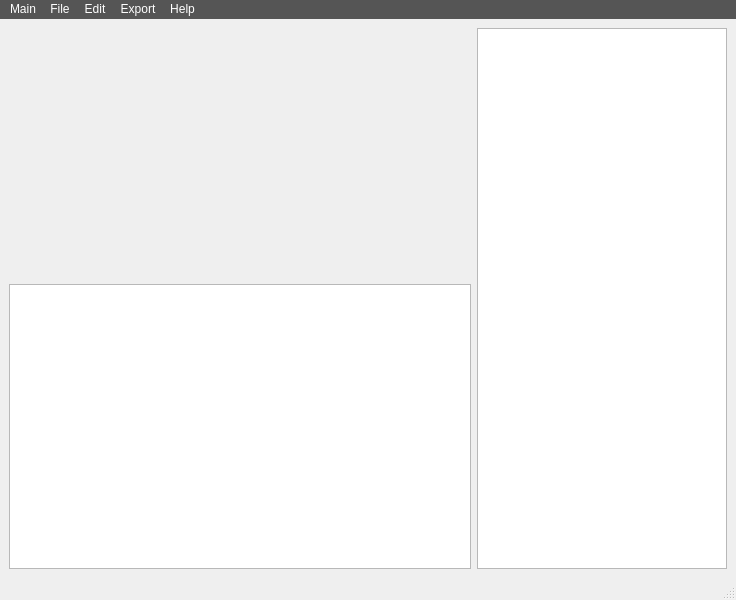
<?xml version="1.0" encoding="UTF-8"?>
<ui version="4.0">
 <class>MainWindow</class>
 <widget class="QMainWindow" name="MainWindow">
  <property name="geometry">
   <rect>
    <x>0</x>
    <y>0</y>
    <width>736</width>
    <height>600</height>
   </rect>
  </property>
  <property name="windowTitle">
   <string>MainWindow</string>
  </property>
  <property name="autoFillBackground">
   <bool>false</bool>
  </property>
  <property name="styleSheet">
   <string notr="true">padding: 0;
margin: 0;</string>
  </property>
  <widget class="QWidget" name="centralwidget">
   <layout class="QGridLayout" name="gridLayout">
    <item row="0" column="0">
     <layout class="QHBoxLayout" name="horizontalLayout_2">
      <item>
       <layout class="QVBoxLayout" name="mediaLayout">
        <property name="spacing">
         <number>-1</number>
        </property>
        <item>
         <widget class="VideoPlayer" name="playerWidget" native="true">
          <property name="minimumSize">
           <size>
            <width>300</width>
            <height>250</height>
           </size>
          </property>
          <property name="maximumSize">
           <size>
            <width>16777215</width>
            <height>500</height>
           </size>
          </property>
          <property name="styleSheet">
           <string notr="true">margin: 0;
padding: 0;</string>
          </property>
         </widget>
        </item>
        <item>
         <widget class="QChartView" name="graphicsView">
          <property name="minimumSize">
           <size>
            <width>300</width>
            <height>200</height>
           </size>
          </property>
          <property name="maximumSize">
           <size>
            <width>16777215</width>
            <height>450</height>
           </size>
          </property>
         </widget>
        </item>
       </layout>
      </item>
      <item>
       <widget class="QTextEdit" name="captionArea">
        <property name="minimumSize">
         <size>
          <width>150</width>
          <height>100</height>
         </size>
        </property>
        <property name="maximumSize">
         <size>
          <width>250</width>
          <height>16777215</height>
         </size>
        </property>
        <property name="focusPolicy">
         <enum>Qt::ClickFocus</enum>
        </property>
        <property name="autoFillBackground">
         <bool>false</bool>
        </property>
       </widget>
      </item>
     </layout>
    </item>
   </layout>
  </widget>
  <widget class="QMenuBar" name="menubar">
   <property name="geometry">
    <rect>
     <x>0</x>
     <y>0</y>
     <width>736</width>
     <height>22</height>
    </rect>
   </property>
   <property name="styleSheet">
    <string notr="true">background-color:  #555;
color: white;</string>
   </property>
   <widget class="QMenu" name="menuMain">
    <property name="title">
     <string>Main</string>
    </property>
    <addaction name="actionQuit"/>
    <addaction name="separator"/>
    <addaction name="actionAbout_the_App"/>
   </widget>
   <widget class="QMenu" name="menuFile">
    <property name="title">
     <string>File</string>
    </property>
    <widget class="QMenu" name="menuOpen">
     <property name="title">
      <string>Open</string>
     </property>
     <addaction name="actionOpen_Project"/>
     <addaction name="actionOpen_Recent_Projects"/>
    </widget>
    <addaction name="actionLoad_Media"/>
    <addaction name="actionNew_Project"/>
    <addaction name="menuOpen"/>
    <addaction name="separator"/>
    <addaction name="actionSave_2"/>
    <addaction name="actionSave_As"/>
   </widget>
   <widget class="QMenu" name="menuEdit">
    <property name="title">
     <string>Edit</string>
    </property>
    <addaction name="actionUndo"/>
    <addaction name="actionRedo"/>
    <addaction name="separator"/>
    <addaction name="actionCut"/>
    <addaction name="actionCopy"/>
    <addaction name="actionPaste"/>
    <addaction name="actionDelete"/>
    <addaction name="separator"/>
    <addaction name="actionSelect_All"/>
   </widget>
   <widget class="QMenu" name="menuHelp">
    <property name="title">
     <string>Export</string>
    </property>
    <addaction name="actionExport_to_SRT"/>
    <addaction name="actionExport_to_Text"/>
   </widget>
   <widget class="QMenu" name="menuHelp_2">
    <property name="title">
     <string>Help</string>
    </property>
    <addaction name="actionDocuments"/>
   </widget>
   <addaction name="menuMain"/>
   <addaction name="menuFile"/>
   <addaction name="menuEdit"/>
   <addaction name="menuHelp"/>
   <addaction name="menuHelp_2"/>
  </widget>
  <widget class="QStatusBar" name="statusbar"/>
  <action name="actionAbout_the_App">
   <property name="text">
    <string>About the App</string>
   </property>
  </action>
  <action name="actionDocuments">
   <property name="text">
    <string>Documents</string>
   </property>
  </action>
  <action name="actionExport_to_Text">
   <property name="text">
    <string>Export to Pure Text</string>
   </property>
   <property name="shortcut">
    <string>Ctrl+Alt+E</string>
   </property>
  </action>
  <action name="actionExport_to_SRT">
   <property name="text">
    <string>Export to SRT</string>
   </property>
   <property name="shortcut">
    <string>Ctrl+E</string>
   </property>
  </action>
  <action name="actionSelect_All">
   <property name="text">
    <string>Select All</string>
   </property>
   <property name="shortcut">
    <string>Ctrl+A</string>
   </property>
  </action>
  <action name="actionDelete">
   <property name="text">
    <string>Delete</string>
   </property>
   <property name="shortcut">
    <string>Backspace</string>
   </property>
  </action>
  <action name="actionPaste">
   <property name="text">
    <string>Paste</string>
   </property>
   <property name="shortcut">
    <string>Ctrl+V</string>
   </property>
  </action>
  <action name="actionCopy">
   <property name="text">
    <string>Copy</string>
   </property>
   <property name="shortcut">
    <string>Ctrl+C</string>
   </property>
  </action>
  <action name="actionCut">
   <property name="text">
    <string>Cut</string>
   </property>
   <property name="shortcut">
    <string>Ctrl+X</string>
   </property>
  </action>
  <action name="actionRedo">
   <property name="text">
    <string>Redo</string>
   </property>
   <property name="shortcut">
    <string>Ctrl+Shift+Z</string>
   </property>
  </action>
  <action name="actionUndo">
   <property name="text">
    <string>Undo</string>
   </property>
   <property name="shortcut">
    <string>Ctrl+Z</string>
   </property>
  </action>
  <action name="actionNew_Project">
   <property name="text">
    <string>New Project</string>
   </property>
   <property name="shortcut">
    <string>Ctrl+N</string>
   </property>
  </action>
  <action name="actionSave">
   <property name="text">
    <string>Save</string>
   </property>
   <property name="shortcut">
    <string>Ctrl+S</string>
   </property>
  </action>
  <action name="actionLoad_Media">
   <property name="text">
    <string>Load Video or Audio</string>
   </property>
   <property name="shortcut">
    <string>Ctrl+L</string>
   </property>
  </action>
  <action name="actionQuit">
   <property name="text">
    <string>Quit the App</string>
   </property>
   <property name="toolTip">
    <string>Quit the entire editor</string>
   </property>
   <property name="shortcut">
    <string>Ctrl+Q</string>
   </property>
  </action>
  <action name="actionSave_2">
   <property name="text">
    <string>Save</string>
   </property>
   <property name="shortcut">
    <string>Ctrl+S</string>
   </property>
  </action>
  <action name="actionSave_As">
   <property name="text">
    <string>Save As</string>
   </property>
   <property name="shortcut">
    <string>Ctrl+R</string>
   </property>
  </action>
  <action name="actionOpen_Project">
   <property name="text">
    <string>Open Project</string>
   </property>
   <property name="shortcut">
    <string>Ctrl+O</string>
   </property>
  </action>
  <action name="actionOpen_Recent_Projects">
   <property name="text">
    <string>Open Recent Projects...</string>
   </property>
   <property name="shortcut">
    <string>Ctrl+Shift+O</string>
   </property>
  </action>
 </widget>
 <customwidgets>
  <customwidget>
   <class>QChartView</class>
   <extends>QGraphicsView</extends>
   <header>QtCharts</header>
  </customwidget>
  <customwidget>
   <class>VideoPlayer</class>
   <extends>QWidget</extends>
   <header>videoplayer.h</header>
   <container>1</container>
  </customwidget>
 </customwidgets>
 <resources/>
 <connections/>
</ui>
